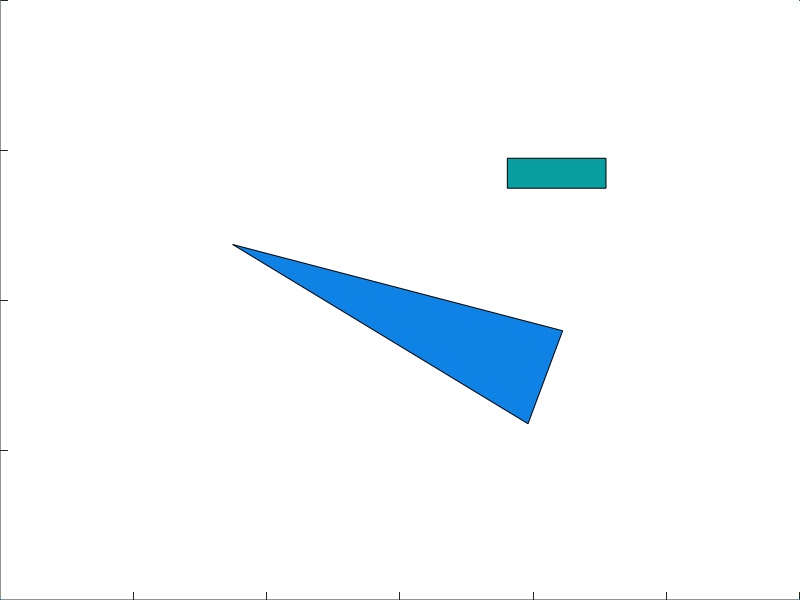

Recreate this plot in MATLAB. (Note: this script raises an error after producing the figure.)
%{
% Filename: generateSyntheticDataset.m
% Project: syntheticDataset
% Created Date: Tuesday February 12th 2019
% Author: Feng Panhe
% -----
% Last Modified:
% Modified By:
% -----
% Copyright (c) 2019 Feng Panhe
%}
function res = generateSyntheticDataset(image_num, dest_dir_path)
    %% generateSyntheticDataset - Description
    %
    % Syntax: res = generateSyntheticDataset(input)
    %
    % Long descriptions

    if ~exist('dest_dir_path', 'var') || isempty(dest_dir_path)
        dest_dir_path = fullfile('resources', 'SyntheticDataset');
    end

    if ~exist('image_num', 'var') || isempty(image_num)
        image_num = 1000;
    end

    gt_dir_path = fullfile(dest_dir_path, 'gtsave');
    im_dir_path = fullfile(dest_dir_path, 'images');

    max_shape_num = 10;

    image_size = [1200, 800];
    wseg_matix_indices = (1:(image_size(1) * image_size(2)))';
    [wseg_matix_pos_x, wseg_matix_pos_y] = ind2sub(image_size, wseg_matix_indices);

    % set(0, 'DefaultFigureVisible', 'off');

    for i = 1:image_num
        %% 生成 imgae_num 个 image 和 对应的 gt.mat

        im_name = sprintf('sd%d', i);
        im_file = fullfile(im_dir_path, strcat(im_name, '.jpg'));
        gt_file = fullfile(gt_dir_path, strcat(im_name, '_gt.mat'));

        edges_position = {};
        junctions_position = [0, 0];
        wseg_matix = zeros(image_size);

        % 设置画布大小。plot 标定画布的角点，可避免坐标系自动调整
        figure('Color', 'w', 'Position', [0, 0, image_size]);
        set(gca, 'position', [0 0 1 1]);
        set(gca, 'YDir', 'reverse');
        hold on;
        plot([0, 0, image_size(1), image_size(1)], [0, image_size(2), 0, image_size(2)], '.');

        shape_num = randi(max_shape_num);
        wseg_matix(:) = shape_num;

        for j = 1:shape_num
            %% 画出 shape_num 个随机图形

            % 随机画出一个图形，得到返回的顶点坐标 x，y
            shape_x = [];
            shape_y = [];
            shape_type_id = randi(2);

            switch shape_type_id
                case 1
                    [shape_x, shape_y] = drawOneRandomTriangle([0, image_size(1)], [0, image_size(2)], rand(1, 3));
                case 2
                    [shape_x, shape_y] = drawOneRandomRectangle([0, image_size(1)], [0, image_size(2)], rand(1, 3));
            end

            % 将 shape 的点的连接顺寻改为顺时针

            if shape_x(2) == shape_x(1)
                if shape_x(3) > shape_x(1)
                    shape_x = flip(shape_x);
                    shape_y = flip(shape_y);
                end
            elseif shape_y(2) == shape_y(1)
                if shape_y(3) < shape_y(1)
                    shape_x = flip(shape_x);
                    shape_y = flip(shape_y);
                end
            else
                slope = (shape_y(2) - shape_y(1)) / (shape_x(2) - shape_x(1));
                aa = (shape_x(3) - shape_x(1)) / (shape_x(2) - shape_x(1)) - (shape_y(3) - shape_y(1)) / (shape_y(2) - shape_y(1));

                if (slope > 0 && aa > 0) || (slope < 0 && aa < 0)
                    shape_x = flip(shape_x);
                    shape_y = flip(shape_y);
                end

            end

            [wseg_matix_pos_in, ~] = inpolygon(wseg_matix_pos_x, wseg_matix_pos_y, shape_x, shape_y);
            wseg_matix(wseg_matix_pos_in) = shape_num - j;

            edges_num = numel(edges_position);
            edges_position_remove_indexs = [];
            shape_junctions_x = [];
            shape_junctions_y = [];
            shape_junctions_ii = [];

            for edge_i = 1:edges_num
                % edges_position 中的每条边与 shape 进行判断
                edge_x = edges_position{edge_i}(:, 1);
                edge_y = edges_position{edge_i}(:, 2);
                [junctions_x, junctions_y, ii] = polyxpoly(shape_x, shape_y, edge_x, edge_y);

                if numel(junctions_x) > 0
                    % 新的图形与边 edge 有交点，edge将被分割并产生节点, shape 的边也被节点分割
                    new_edge_position = edgeSegmentedByShape(edge_x, edge_y, shape_x, shape_y, junctions_x, junctions_y, ii);

                    edges_position{edge_i} = new_edge_position{1};
                    edges_position = [edges_position, new_edge_position{2:end}];

                    shape_junctions_x = [shape_junctions_x; junctions_x];
                    shape_junctions_y = [shape_junctions_y; junctions_y];
                    shape_junctions_ii = [shape_junctions_ii; ii(:, 1)];
                else
                    [edge_points_in, ~] = inpolygon(edge_x, edge_y, shape_x, shape_y);

                    if edge_points_in
                        % edge 的所有点都在 shape 内部，记录被覆盖的边
                        edges_position_remove_indexs(end + 1) = edge_i;
                    end

                end

            end

            edges_position(edges_position_remove_indexs) = [];

            % shape 的边加入
            if numel(shape_junctions_x) > 0
                new_edge_position = shapeEdgeSegmentedByPoints(shape_x, shape_y, shape_junctions_x, shape_junctions_y, shape_junctions_ii);
                edges_position = [edges_position, new_edge_position];
            else
                edges_position{end + 1} = [shape_x, shape_y];
            end

            % 删除被覆盖的 junction
            if numel(junctions_position) ~= 0
                [junction_in, ~] = inpolygon(junctions_position(:, 1), junctions_position(:, 2), shape_x, shape_y);
                junctions_position(junction_in, :) = [];
            end

            % 加入新的 junction
            junctions_position = [junctions_position; [shape_junctions_x, shape_junctions_y]];
        end % 画出图形的处理 end

        % bndinfo.edges.junctions 边的两个端点在 junctions_position 中的 位置
        junctions_position(1, :) = [];

        bndinfo_edges_junctions = zeros(numel(edges_position), 2);

        for edge_i = 1:numel(edges_position)
            edge_start_xy = edges_position{edge_i}(1, [1, 2]);
            edge_end_xy = edges_position{edge_i}(end, [1, 2]);
            [~, Locb] = ismember([edge_start_xy; edge_end_xy], junctions_position, 'rows');
            bndinfo_edges_junctions(edge_i, [1, 2]) = Locb;
        end

        % bndinfo.edges.boundaryType  的值
        edges_boundary_type = zeros(numel(edges_position) * 2, 1);
        edges_boundary_type(1:end / 2) = 1;

        bndinfo.edges.indices = posCell2indCell(image_size, edges_position);
        bndinfo.edges.junctions = bndinfo_edges_junctions;
        bndinfo.edges.boundaryType = edges_boundary_type; 
        bndinfo.imname = strcat(im_name, '.png');
        bndinfo.imsize = image_size([2, 1]);
        bndinfo.junctions.position = round([junctions_position(:, 1), junctions_position(:, 2)]);
        bndinfo.ne = numel(edges_position);
        bndinfo.nj = size(junctions_position, 1);
        bndinfo.wseg = transpose(wseg_matix);
        save(gt_file, 'bndinfo');

        % for ii = 1:numel(edges_position)
        %     hold on;
        %     plot(edges_position{ii}(:, 1), edges_position{ii}(:, 2), 'b', 'LineWidth', 2);
        % end

        % hold on;
        % mapshow(junctions_position(:, 1), junctions_position(:, 2), 'DisplayType', 'point', 'Marker', 'o');

        % axis off;
        % print('-dpng', '-r0', [im_file(1:end - 4) '.png']);
        print('-djpeg', '-r0', [im_file(1:end - 4) '.jpg']);
        % close all;
    end

    set(0, 'DefaultFigureVisible', 'on');

end

function ind_cell = posCell2indCell(xy_szie, pos_cell)
    %posCell2indCell - Description
    %
    % Syntax: ind_cell = posCell2indCell(xy_szie, pos_cell)
    %
    % Long description
    yx_size = xy_szie([2, 1]);
    ind_cell = cell(size(pos_cell));

    for i = 1:numel(pos_cell)
        pos_x = round(pos_cell{i}(:, 1));
        pos_y = round(pos_cell{i}(:, 2));
        ind_cell{i} = sub2ind(yx_size, pos_y, pos_x);
    end

end

function [output_points_x, output_points_y] = sortPoints(points_x, points_y, vx, vy)
    %sortPoints - 对坐标点组 points_x, points_y 进行排序。计算到点 [vx, vy] 的距离，从小到大进行排序。
    %
    % Syntax: [output_points_x, output_points_y] = sortPoints(points_x, points_y, vx, vy)
    %
    % Long description
    if numel(points_x) <= 1
        output_points_x = points_x;
        output_points_y = points_y;
    else
        dists = (points_x - vx).^2 + (points_y - vy).^2;
        tmp = [points_x, points_y, dists];
        tmp = sortrows(tmp, 3);
        output_points_x = tmp(:, 1);
        output_points_y = tmp(:, 2);
    end

end

function new_edge_position = edgeSegmentedByShape(edge_x, edge_y, shape_x, shape_y, junctions_x, junctions_y, ii)
    %edgeSegmentedByShape - Description
    %
    % Syntax: new_edge_position = edgeSegmentedByShape(edge_x, edge_y, shape_x, shape_y)
    %
    % Long description

    new_edge_position = {};

    if ~exist('junctions_x', 'var') || isempty(junctions_x)
        [junctions_x, junctions_y, ii] = polyxpoly(shape_x, shape_y, edge_x, edge_y);
    end

    % 对 edge 的分割
    edge_x2 = zeros(numel(edge_x) + numel(junctions_x), 1);
    edge_y2 = zeros(numel(edge_y) + numel(junctions_y), 1);
    edge_i2 = 1;
    edge2_points_on = zeros(numel(edge_x2), 1, 'logical');
    edge2_points_on = ~edge2_points_on;

    for edge_pos_i = 1:numel(edge_x) - 1

        line_junctions_xy_indexs = find(ii(:, 2) == edge_pos_i); % 找出在 edge 上　edge_pos_i 与　edge_pos_i+１　两点之间的交点

        line_junctions_x = junctions_x(line_junctions_xy_indexs);
        line_junctions_y = junctions_y(line_junctions_xy_indexs);
        [line_junctions_x, line_junctions_y] = sortPoints(line_junctions_x, line_junctions_y, edge_x(edge_pos_i), edge_y(edge_pos_i));

        points_num = 1 + numel(line_junctions_x);
        edge_x2(edge_i2:edge_i2 + points_num - 1) = [edge_x(edge_pos_i); line_junctions_x];
        edge_y2(edge_i2:edge_i2 + points_num - 1) = [edge_y(edge_pos_i); line_junctions_y];
        edge2_points_on(edge_i2) = 0;
        edge_i2 = edge_i2 + points_num;
    end

    edge_x2(end) = edge_x(end);
    edge_y2(end) = edge_y(end);
    edge2_points_on(end) = 0;

    [egde2_points_in, ~] = inpolygon(edge_x2, edge_y2, shape_x, shape_y);
    egde2_points_in = egde2_points_in | edge2_points_on;
    start_index = 1;

    for epoi_i = 1:numel(egde2_points_in)

        if sum(egde2_points_in(start_index:epoi_i)) > 0

            if start_index < epoi_i
                start_index = start_index - 1;

                if start_index < 1
                    start_index = 1;
                end

                new_edge_x = edge_x2(start_index:epoi_i);
                new_edge_y = edge_y2(start_index:epoi_i);
                new_edge_position{end + 1} = [new_edge_x, new_edge_y];
            end

            start_index = epoi_i + 1;
        end

    end

    if egde2_points_in(end) == 0
        start_index = start_index - 1;

        if start_index < 1
            start_index = 1;
        end

        new_edge_x = edge_x2(start_index:epoi_i);
        new_edge_y = edge_y2(start_index:epoi_i);
        new_edge_position{end + 1} = [new_edge_x, new_edge_y];
    end

    if new_edge_position{1}(1, :) == new_edge_position{end}(end, :)
        new_edge_position{1} = [new_edge_position{end}; new_edge_position{1}(2:end, :)];
        new_edge_position(end) = [];
    end

end

function new_edge_position = shapeEdgeSegmentedByPoints(shape_x, shape_y, junctions_x, junctions_y, ii)
    %edgeSegmentedByPoints - Description
    %
    % Syntax: new_edge_position = edgeSegmentedByPoints(edge_x, edge_y, shape_x, shape_y)
    %
    % Long description
    %  对 shape 的边的分割
    new_edge_position = {};
    shape_x2 = zeros(numel(shape_x) + numel(junctions_x), 1);
    shape_y2 = zeros(numel(shape_y) + numel(junctions_y), 1);
    shape2_points_on = zeros(numel(shape_x2), 1, 'logical');
    shape2_points_on = ~shape2_points_on;
    shape_i2 = 1;

    for shape_i = 1:numel(shape_x) - 1
        line_junctions_xy_indexs = find(ii == shape_i); % 找出在 shape 上　shape_i 与　shape_i+１　两点之间的交点

        line_junctions_x = junctions_x(line_junctions_xy_indexs);
        line_junctions_y = junctions_y(line_junctions_xy_indexs);
        [line_junctions_x, line_junctions_y] = sortPoints(line_junctions_x, line_junctions_y, shape_x(shape_i), shape_y(shape_i));

        points_num = 1 + numel(line_junctions_x);
        shape_x2(shape_i2:shape_i2 + points_num - 1) = [shape_x(shape_i); line_junctions_x];
        shape_y2(shape_i2:shape_i2 + points_num - 1) = [shape_y(shape_i); line_junctions_y];
        shape2_points_on(shape_i2) = 0;
        shape_i2 = shape_i2 + points_num;
    end

    shape_x2(end) = shape_x(end);
    shape_y2(end) = shape_y(end);
    shape2_points_on(end) = 0;
    on_indexs = find(shape2_points_on == 1);

    for i = 1:numel(on_indexs) - 1
        indexs = on_indexs(i):on_indexs(i + 1);
        new_edge_position{end + 1} = [shape_x2(indexs), shape_y2(indexs)];
    end

    new_edge_x = [shape_x2(on_indexs(end):end); shape_x2(2:on_indexs(1))];
    new_edge_y = [shape_y2(on_indexs(end):end); shape_y2(2:on_indexs(1))];
    new_edge_position{end + 1} = [new_edge_x, new_edge_y];
end

function [shape_x, shape_y] = drawOneRandomTriangle(x_range, y_range, shape_color)
    %drawOneRandomTriangle - Description
    %
    % Syntax:  drawOneRandomTriangle(x_range, y_range, shape_color)
    %
    % Long description
    shape_x = zeros(4, 1);
    shape_y = zeros(4, 1);
    shape_x(1:3) = randi(x_range(2) - x_range(1), 3, 1) + x_range(1);
    shape_y(1:3) = randi(y_range(2) - y_range(1), 3, 1) + y_range(1);
    shape_x(end) = shape_x(1);
    shape_y(end) = shape_y(1);
    % patch(shape_x, shape_y, shape_color, 'FaceColor', 'none');
    hold on;
    patch(shape_x, shape_y, shape_color);
end

function [shape_x, shape_y] = drawOneRandomRectangle(x_range, y_range, shape_color)
    %drawOneRandomRectangle - Description
    %
    % Syntax:  drawOneRandomRectangle(x_range, y_range, shape_color)
    %
    % Long description
    shape_x = zeros(5, 1);
    shape_y = zeros(5, 1);

    x_edge_length = randi(x_range(2) - x_range(1));
    y_edge_length = randi(y_range(2) - y_range(1));

    shape_x(1) = randi(x_range(2) - x_range(1) - x_edge_length) + x_range(1);
    shape_y(1) = randi(y_range(2) - y_range(1) - y_edge_length) + y_range(1);

    shape_x(2) = shape_x(1);
    shape_y(2) = shape_y(1) + y_edge_length;

    shape_x(3) = shape_x(1) + x_edge_length;
    shape_y(3) = shape_y(1) + y_edge_length;

    shape_x(4) = shape_x(1) + x_edge_length;
    shape_y(4) = shape_y(1);

    shape_x(end) = shape_x(1);
    shape_y(end) = shape_y(1);

    % patch(shape_x, shape_y, shape_color, 'FaceColor', 'none');
    hold on;
    patch(shape_x, shape_y, shape_color);
end
